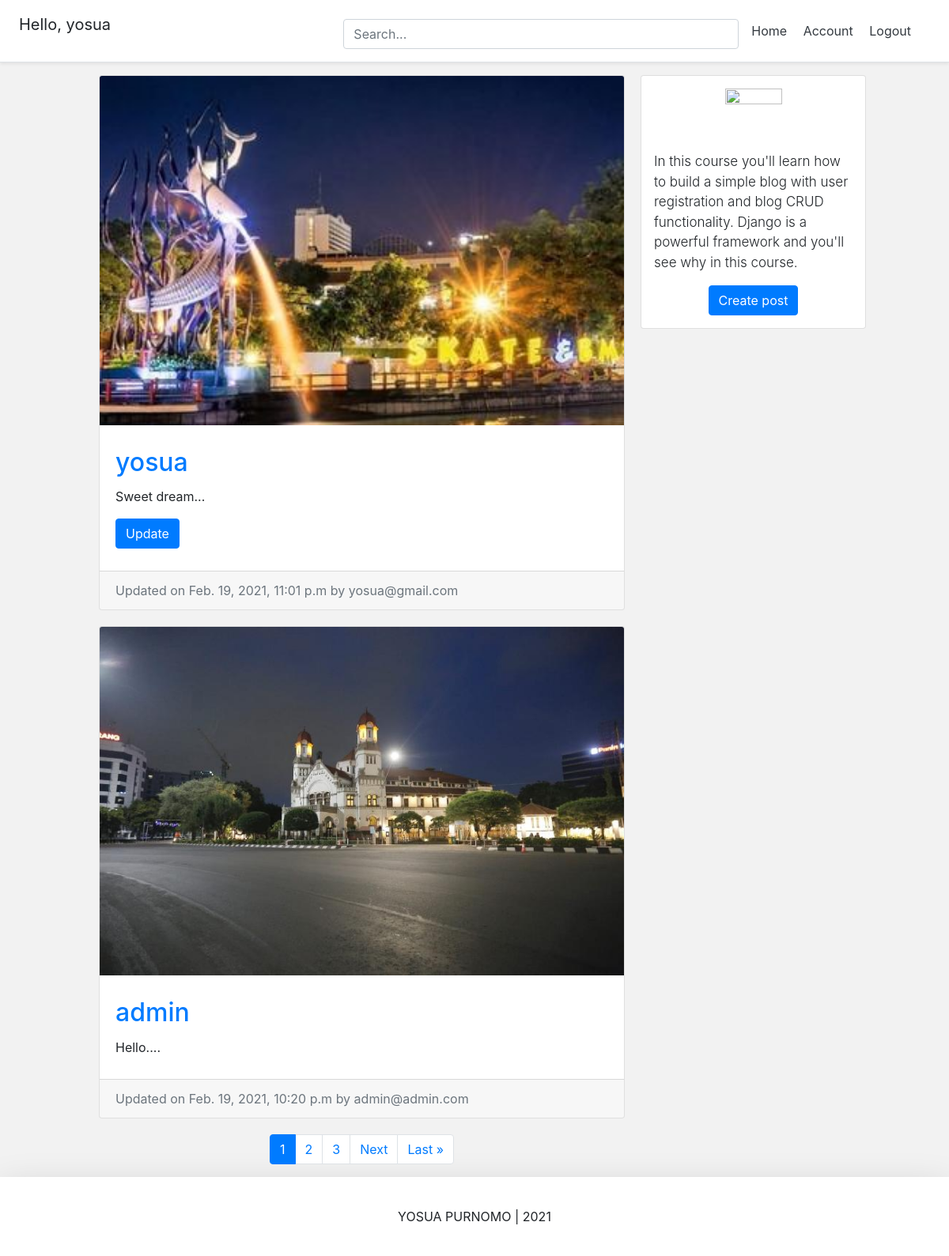
The page / (signed in) on the database its author committed.
### Account/models.py (models this page shows, shortened)
class Account(AbstractBaseUser):
	email 			= models.EmailField(verbose_name='email', max_length=60, unique=True)
	username 		= models.CharField(max_length=30, unique=True)
	date_joined		= models.DateTimeField(verbose_name='date joined', auto_now_add=True)
	last_login		= models.DateTimeField(verbose_name='last login', auto_now=True)
	is_admin		= models.BooleanField(default=False)
	is_active		= models.BooleanField(default=True)
	is_staff		= models.BooleanField(default=False)
	is_superuser	= models.BooleanField(default=False)
	USERNAME_FIELD = 'email'
	REQUIRED_FIELDS = ['username']
	objects = AccountManage()
	def __str__(self):
		return self.email

### Post/models.py (models this page shows, shortened)
class PostModel(models.Model):
	caption			= models.TextField(max_length=5000, null=False, blank=True)
	image			= models.ImageField(upload_to=upload_location, null=False, blank=True)
	date_published	= models.DateTimeField(auto_now_add=True, verbose_name='date published')
	date_updated	= models.DateTimeField(auto_now=True, verbose_name='date updated')
	author			= models.ForeignKey(settings.AUTH_USER_MODEL, on_delete=models.CASCADE)
	slug 			= models.SlugField(blank=True, unique=True)

### Personal/views.py (the view)
# urls.py: path('', home_view.as_view(), name="home"),
class home_view(ListView):
	page_kwarg = 'page'
	paginate_by = 2
	context_object_name = 'post_model'
	model = PostModel
	template_name = 'personal/home.html'
	ordering = '-date_published'
	def get_context_data(self, **kwargs):
		search = self.request.GET.get('q', '')
		self.extra_context = {
			'query':str(search)
			}
		print(self.extra_context)
		return super().get_context_data(**kwargs)
	def get_queryset(self):
		search = self.request.GET.get('q', False)
		if search:
			self.querset = self.model.objects.filter(
							Q(caption__icontains=search) |
							 Q(author__username=search)
							 )
			return self.querset
		return super().get_queryset()

### Personal/templates/personal/home.html (shortened to what this page needs)
{% extends 'base.html' %}
{% load static %}
{% block content %}
<link rel="stylesheet" type="text/css" href="{% static "personal/home.css" %}">
<div class="container">
	<div class="row">
		<div class="left-column col-lg-7 offset-lg-1">
				{% for post in post_model %}
					<div class="blog-post-container">
						{% include 'post/snippets/blog_post_snippet.html' with post_model=post %}
					</div>
				{% endfor %}
			{% include 'post/snippets/blog_post_pagination.html' with post_model=post_model %}
		</div>
		<div class="right-column col-lg-3 d-lg-flex d-none flex-column">
			<div class="card create-post-bar d-flex flex-column p-3">
				<img class="img-fluid d-block m-auto pb-2" src="{% static 'codingwithmitch_logo.png' %}" width="72" height="72">
				<p class="lead">In this course you'll learn how to build a simple blog with user registration and blog CRUD functionality. Django is a powerful
  					framework and you'll see why in this course.</p>
				<p class="m-auto"><a class="btn btn-primary" href="{% url 'post:create' %}">Create post</a></p>
			</div>
		</div>
	</div>
</div>
{% endblock content %}

### templates/snippets/header.html (shortened to what this page needs)
{% load static %}
<link rel="stylesheet" type="text/css" href="{% static "css/header.css" %}">
<div class="d-flex flex-column flex-md-row align-items-center p-3 px-md-4 mb-3 bg-white border-bottom shadow-sm">
  <h5 class="my-0 mr-md-auto font-weight-normal">
  	{% if request.user.is_authenticated %}
  		<p>Hello, {{request.user.username}}</p>
  	{% endif %}
  </h5>
  <div class="search-bar mt-sm-2 mr-2">
  	<form onsubmit="return executeQuery();">
  		<input type="text" class="form-control" name="q" id="id_q" placeholder="Search...">
  	</form>
  </div>
  <nav class="my-2 my-md-0 mr-md-3">
  	{% if request.user.is_authenticated %}
	  	<a class="p-2 text-dark" href="{% url 'home' %}">Home</a>
	    <a class="p-2 text-dark" href="{% url 'account' %}">Account</a>
	    <a class="p-2 text-dark" href="{% url 'logout' %}">Logout</a>
	{% else %}
		<a class="p-2 text-dark" href="{% url 'home' %}">Home</a>
	    <a class="p-2 text-dark" href="{% url 'login' %}">Login</a>
	    <a class="btn btn-outline-primary" href="{% url 'register' %}">Register</a>
	{% endif %}
  </nav>
</div>

### Post/templates/post/snippets/blog_post_snippet.html (shortened to what this page needs)
{% load static %}
<link rel="stylesheet" type="text/css" href="{% static "post/blog_snippets.css" %}">
{% if post_model %}
<div class="container">
	<div class="row">
		<div class="card m-auto">
			<a href="{% url 'post:detail' post.slug %}">
				<img class="card-img-top" src="{{post_model.image.url}}">
			</a>
			<div class="card-body mt-2 mb-2">
				<a href="{% url 'post:detail' post.slug %}">
					<h2 class="card-title">{{post_model.author.username}}</h2>
				</a>
				<p class="card-text">{{post_model.caption|linebreaksbr|truncatechars:250}}</p>
				{% if post_model.author == request.user %}
					<a href="{% url 'post:edit' post_model.slug %}" class="btn btn-primary">Update</a>
				{% endif %}
			</div>
			<div class="card-footer text-muted">
			  Updated on {{post_model.date_updated}} by {{post_model.author}}
			</div>
		</div>
	</div>
</div>
{% endif %}

### static/css/header.css (style rules this page uses)
@media (min-width: 768px) { html { font-size: 16px; } }
.search-bar { max-width: 500px; width: 100%; }
form { width: 100%; }

### static/css/base.css (style rules this page uses)
body { background-color: #f2f2f2; }

### Personal/static/personal/home.css (style rules this page uses)
@media (min-width: 768px) { .right-column { margin-left: 20px; } }
.blog-post-container { margin-bottom: 20px; width: 100%; }
.create-post-bar { background-color: #fff; margin-bottom:20px; }
.left-column { padding:0px; }
.right-column { padding:0px; }
.lead { font-size: 17px; }

### Post/static/post/blog_snippets.css (style rules this page uses)
.card { max-width: 700px; width: 100%; }
.card-body { padding: 20px; }

### rows shown on the page
Account: user.username "yosua"
PostModel: image (picture), author.username "yosua", caption "Sweet dream...", shows "Update", date_updated "Feb. 19, 2021, 11:01 p.m", author "yosua@gmail.com"
PostModel: image (picture), author.username "admin", caption "Hello....", date_updated "Feb. 19, 2021, 10:20 p.m", author "admin@admin.com"

### other values the page prints
{{ i }} "1"
{{ i }} "2" "3"
